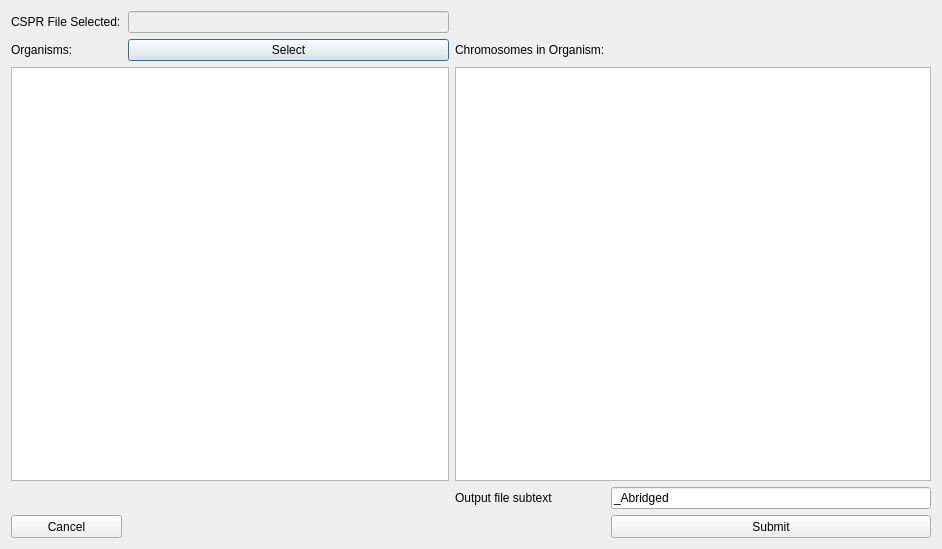
<?xml version="1.0" encoding="UTF-8"?>
<ui version="4.0">
 <class>CSPR_Chromesome_Selection</class>
 <widget class="QDialog" name="CSPR_Chromesome_Selection">
  <property name="geometry">
   <rect>
    <x>0</x>
    <y>0</y>
    <width>942</width>
    <height>549</height>
   </rect>
  </property>
  <property name="windowTitle">
   <string>Dialog</string>
  </property>
  <layout class="QGridLayout" name="gridLayout">
   <item row="0" column="1">
    <widget class="QLineEdit" name="file_name_line_edit">
     <property name="enabled">
      <bool>false</bool>
     </property>
     <property name="toolTip">
      <string>&lt;html&gt;&lt;head/&gt;&lt;body&gt;&lt;p&gt;File given to pull data from&lt;/p&gt;&lt;/body&gt;&lt;/html&gt;</string>
     </property>
    </widget>
   </item>
   <item row="1" column="1">
    <widget class="QPushButton" name="select_button">
     <property name="toolTip">
      <string>&lt;html&gt;&lt;head/&gt;&lt;body&gt;&lt;p&gt;Select the CSPR file, and show the chromesomes in that file.&lt;br/&gt;Only 1 CSPR is selectable.&lt;/p&gt;&lt;/body&gt;&lt;/html&gt;</string>
     </property>
     <property name="text">
      <string>Select</string>
     </property>
    </widget>
   </item>
   <item row="1" column="2">
    <widget class="QLabel" name="chrom_in_file_label">
     <property name="text">
      <string>Chromosomes in Organism:</string>
     </property>
    </widget>
   </item>
   <item row="0" column="0">
    <widget class="QLabel" name="cspr_file_name_label">
     <property name="text">
      <string>CSPR File Selected:</string>
     </property>
    </widget>
   </item>
   <item row="2" column="2" colspan="2">
    <widget class="QTableWidget" name="chromosome_table">
     <property name="verticalScrollMode">
      <enum>QAbstractItemView::ScrollPerPixel</enum>
     </property>
     <property name="horizontalScrollMode">
      <enum>QAbstractItemView::ScrollPerPixel</enum>
     </property>
    </widget>
   </item>
   <item row="2" column="0" colspan="2">
    <widget class="QTableWidget" name="cspr_files_available_table">
     <property name="verticalScrollMode">
      <enum>QAbstractItemView::ScrollPerPixel</enum>
     </property>
     <property name="horizontalScrollMode">
      <enum>QAbstractItemView::ScrollPerPixel</enum>
     </property>
    </widget>
   </item>
   <item row="3" column="3">
    <widget class="QLineEdit" name="output_file_name">
     <property name="toolTip">
      <string>&lt;html&gt;&lt;head/&gt;&lt;body&gt;&lt;p&gt;This chooses what the subtext for the file name will be.&lt;/p&gt;&lt;p&gt;It will always be the name of the file give, plus the subtext.&lt;/p&gt;&lt;p&gt;Default is &amp;quot;Abridged&amp;quot;&lt;/p&gt;&lt;/body&gt;&lt;/html&gt;</string>
     </property>
     <property name="text">
      <string>_Abridged</string>
     </property>
    </widget>
   </item>
   <item row="1" column="0">
    <widget class="QLabel" name="available_cspr_label">
     <property name="maximumSize">
      <size>
       <width>69</width>
       <height>16</height>
      </size>
     </property>
     <property name="text">
      <string>Organisms:</string>
     </property>
    </widget>
   </item>
   <item row="3" column="2">
    <widget class="QLabel" name="output_file_subtext_label">
     <property name="text">
      <string>Output file subtext</string>
     </property>
    </widget>
   </item>
   <item row="6" column="1" colspan="2">
    <spacer name="horizontalSpacer">
     <property name="orientation">
      <enum>Qt::Horizontal</enum>
     </property>
     <property name="sizeHint" stdset="0">
      <size>
       <width>40</width>
       <height>20</height>
      </size>
     </property>
    </spacer>
   </item>
   <item row="6" column="0">
    <widget class="QPushButton" name="cancel_button">
     <property name="minimumSize">
      <size>
       <width>111</width>
       <height>23</height>
      </size>
     </property>
     <property name="maximumSize">
      <size>
       <width>111</width>
       <height>23</height>
      </size>
     </property>
     <property name="text">
      <string>Cancel</string>
     </property>
    </widget>
   </item>
   <item row="6" column="3">
    <widget class="QPushButton" name="submit_button">
     <property name="minimumSize">
      <size>
       <width>111</width>
       <height>23</height>
      </size>
     </property>
     <property name="maximumSize">
      <size>
       <width>89999</width>
       <height>9999</height>
      </size>
     </property>
     <property name="toolTip">
      <string>&lt;html&gt;&lt;head/&gt;&lt;body&gt;&lt;p&gt;This submits the chromesomes selected.&lt;/p&gt;&lt;p&gt;It will go into the CSPR file provided, and pull out the data from the chromesomes selected.&lt;/p&gt;&lt;p&gt;&lt;br/&gt;&lt;/p&gt;&lt;p&gt;Once that is done, it will write a new CSPR file with only the data that is wanted.&lt;/p&gt;&lt;/body&gt;&lt;/html&gt;</string>
     </property>
     <property name="text">
      <string>Submit</string>
     </property>
    </widget>
   </item>
  </layout>
 </widget>
 <resources/>
 <connections/>
</ui>
